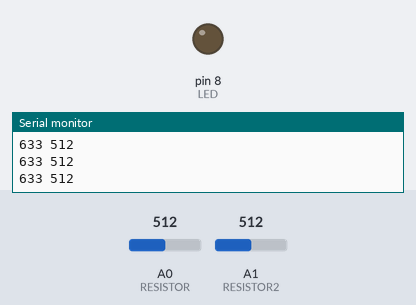
The sketch below on a simulated Arduino Uno, built with avr-gcc and run on an emulated ATmega328P. Parts: output pins drawn as LEDs (lit = HIGH), the last lines printed to the serial monitor. The inputs (shaded band) are chosen by the test bench; at power-on: A0 (RESISTOR) = 512, A1 (RESISTOR2) = 512.

Above: at 1.2 s.
1.3 s: A0 (RESISTOR) set to 117
2.8 s: A0 (RESISTOR) set to 102
At 3.3 s:
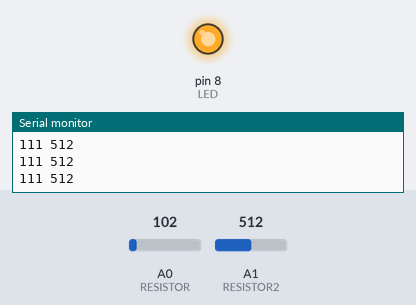
4.3 s: A1 (RESISTOR2) set to 989
5.8 s: A1 (RESISTOR2) set to 1009
7.3 s: A0 (RESISTOR) set to 122
At 8.2 s:
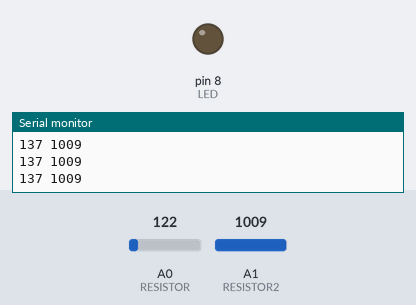
Timing chart, 0 to 9.8 s (numbered marks = the images above; inputs shaded):
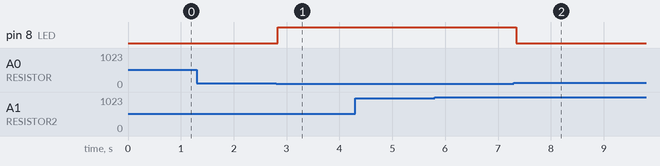

The sketch:

resistor_prints_value.ino
```cpp
const int RESISTOR = A0;
const int RESISTOR2 = A1;
const int LED = 8;

void setup(){
 pinMode(RESISTOR, INPUT);
 pinMode(RESISTOR2, INPUT);
 pinMode(LED, OUTPUT);
 Serial.begin(9600);
}

void loop(){
  int value = analogRead(RESISTOR);
  int value2 = analogRead(RESISTOR2);
  int valueMapped = map (value, 15, 800, 1, 1000);

  Serial.print(valueMapped);
  Serial.print(" ");
  Serial.print(value2);
  Serial.println(" ");

  if (valueMapped < 125){
    digitalWrite(LED, HIGH);
  }
  else
  {
    digitalWrite(LED, LOW);
  }

  delay (50);
}
```

Measured:
- the behaviour switches between 113 and 112 on A0 (RESISTOR) (found by bisection; images 0 and 1)
- after the input at 2.8 s, pin 8 (LED): LOW → HIGH at once
- after the input at 7.3 s, pin 8 (LED): HIGH → LOW at once
